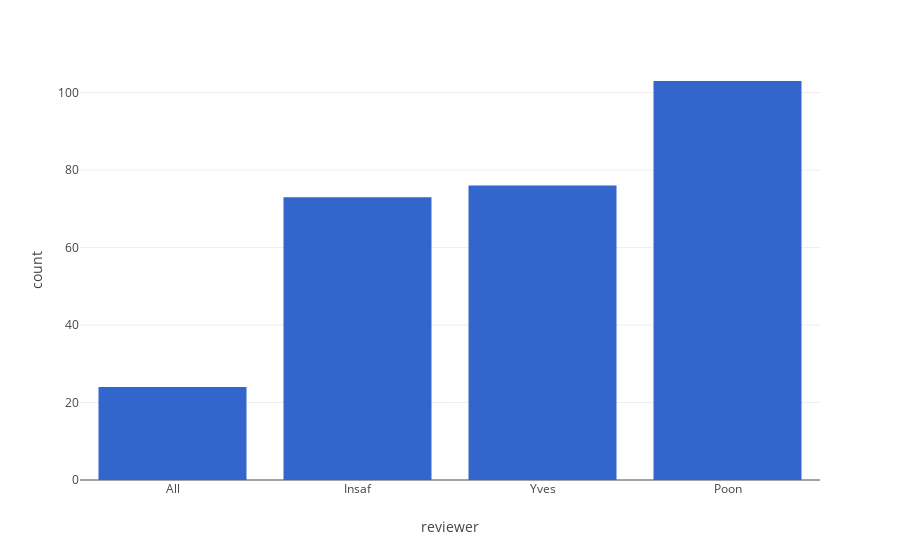

The cell this chart's notebook holds for it:
### Code cell
px.histogram(df, x = 'reviewer', 
             color_discrete_sequence=px.colors.qualitative.G10)

### Figure 1 — Plotly figure (JSON) as saved in the notebook; plotly's stock layout.template omitted (floating-point values rounded to 4 significant figures; data arrays with more than 128 entries replaced by an {"elided": "..."} marker saying what was removed)
{"data": [{"alignmentgroup": "True", "bingroup": "x", "hovertemplate": "reviewer=%{x}<br>count=%{y}<extra></extra>", "legendgroup": "", "marker": {"color": "#3366CC", "pattern": {"shape": ""}}, "name": "", "offsetgroup": "", "orientation": "v", "showlegend": false, "type": "histogram", "x": {"elided": "276 str values"}, "xaxis": "x", "yaxis": "y"}], "layout": {"barmode": "relative", "legend": {"tracegroupgap": 0}, "margin": {"t": 60}, "xaxis": {"anchor": "y", "domain": [0, 1], "title": {"text": "reviewer"}}, "yaxis": {"anchor": "x", "domain": [0, 1], "title": {"text": "count"}}}}
